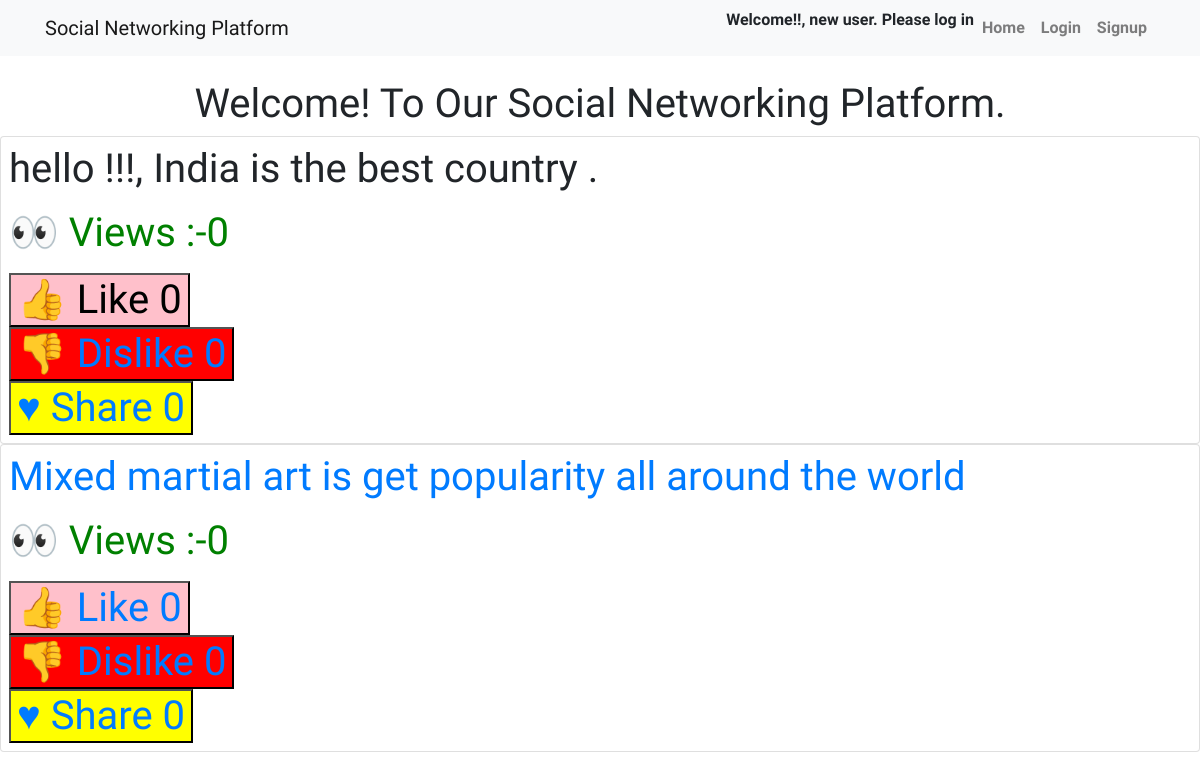
Before: /api/v1/post/post/ with the older database file.
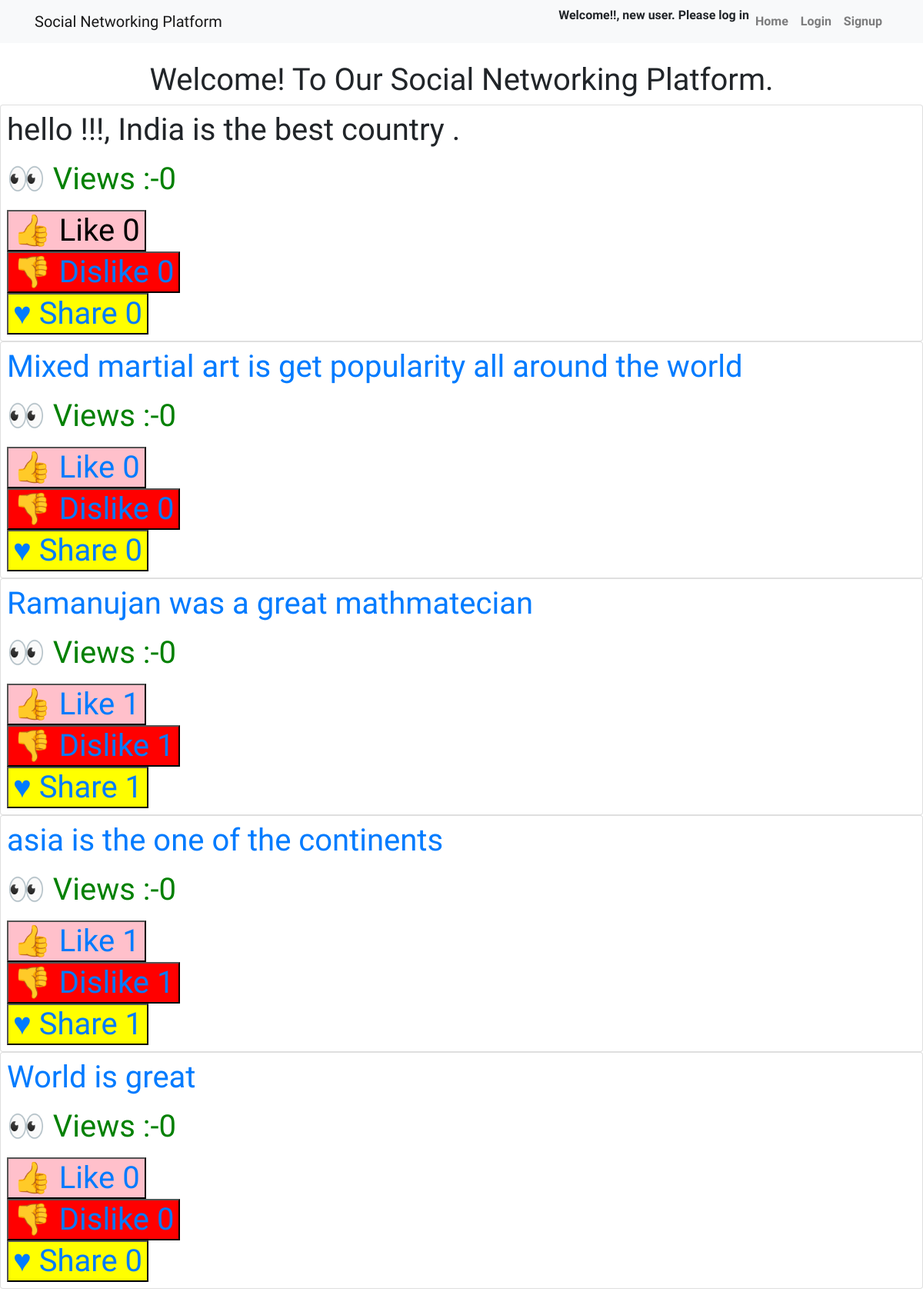
After: the same page with the newer database file.
### post_app/models.py (models this page shows, shortened)
class post(models.Model):
    post_id=models.AutoField(blank=False,primary_key = True)
    post_content=models.CharField(max_length=1000)
    created_by=models.ForeignKey(user,on_delete=models.CASCADE)
    views=models.PositiveIntegerField(default=0,null=True)
    likes_counts=models.PositiveIntegerField(default=0,null=True)
    dislikes_count=models.PositiveIntegerField(default=0,null=True)
    shares_count=models.PositiveIntegerField(default=0,null=True)
    created_at=models.DateTimeField(auto_now_add=True)
    updated_at=models.DateTimeField(auto_now=True)

### post_app/views.py (the view, shortened to what this page needs)
# urls.py: path('post/',views.GetOrCreatePost.as_view(),name='homepage'),
class GetOrCreatePost(APIView):
    renderer_classes=[TemplateHTMLRenderer]
    template_name='home.html'
    def get(self,request):
        post_data=models.post.objects.all()
        post_serialized_data=PostSerializer(post_data,many=True)
        return Response(data={'Data':post_serialized_data.data})

### social_project/templates/home.html
{% extends 'navbar.html' %}
{% block content %}
<h1 class="text-center">Welcome! To Our Social Networking Platform. <h1>
    {% for u in Data %}
    <div class="card">
        <div style="overflow: hidden;" class="customcontainer p-2">
            <p style="text-overflow: ellipsis;">{{u.post_content}}</p>
            <p style="color:green;""> &#128064; Views :-{{u.views}} </p>
            <form>
            <button style="background-color: pink;" type="button">
                    &#128077; Like
                    {{u.likes_counts}}
                    <a href="{% url 'like' u.post_id %}"  </a>
            </button type="submit">
        </form>
        <form>
            <button style="background-color: red;" type="button">
                        &#128078; Dislike
                        {{u.dislikes_count}}
                       <a href="{% url 'dislike' u.post_id %}"  </a>
            </button type="submit">
        </form>
        <form>
            <button style="background-color: yellow;" type="button">
                            &#9829; Share
                            {{u.shares_count}}
                            <a href="{% url 'share' u.post_id %}"  </a>
            </button type="submit">
        </form>
        </div>
    </div>
</body >
        {% endfor %}
</html>
{% endblock %}

### social_project/templates/navbar.html (shortened to what this page needs)
<!DOCTYPE html>
<html lang="en">
<head>
  <link rel="stylesheet" href="https://stackpath.bootstrapcdn.com/bootstrap/4.5.0/css/bootstrap.min.css"
>
</head>
<body >
  <nav class="navbar navbar-expand-lg navbar-light bg-light">
    <div class="container">
      <a class="navbar-brand" href="#">Social Networking Platform</a>
      <div class="collapse navbar-collapse" id="navbarNavDropdown">
        <ul class="navbar-nav ml-auto">
          {% if user.is_authenticated %}
    <p><b>Welcome!!, {{ user.get_username }}. Thanks for logging in :)</b></p>
{% else %}
    <p><b>Welcome!!, new user. Please log in</b></p>
{% endif %}
          <li class="nav-item">
            <a class="nav-link" href="{% url 'homepage' %}"> <b>Home</b></a>
          </li>
          {% if user.is_authenticated %}
          <li class="nav-item">
            <a class="nav-link" href="{% url 'dashboard' %}"><b>Dashboard</b></a>
          </li>
          <li class="nav-item">
            <a class="nav-link" href="{% url 'logout' %}"><b>Logout</b></a>
          </li>
          {% else %}
          <li class="nav-item">
            <a class="nav-link" href="{% url 'login' %}"><b>Login</b></a>
          </li>
          <li class="nav-item">
            <a class="nav-link" href="{% url 'signup' %}"><b>Signup</b></a>
          </li>
          {% endif %}
        </ul>
      </div>
    </div>
  </nav>
  <br>
  {% block content %} {% endblock %}

### social_project/templates/navbar.html (style rules this page uses)
body { font-family: 'Baloo Thambi 2', cursive; }

Changed rows visible on the page:
added post: post_content "Ramanujan was a great mathmatecian"
added post: post_content "asia is the one of the continents"
added post: post_content "World is great"
Other visible differences:
new list line: "👀 Views :- 0 👍 Like 1 👎 Dislike 1 ♥ Share 1"
new list line: "👀 Views :- 0 👍 Like 0 👎 Dislike 0 ♥ Share 0"
